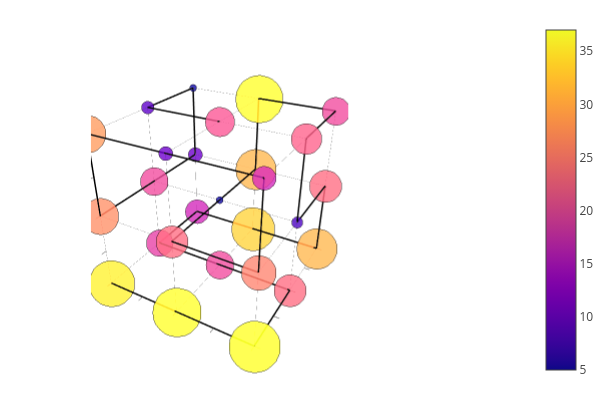

Notebook code for this chart:
### Code cell
plot_cube_with_mutations_on_sphere(x, y, z, lx, ly, lz, PATHS[target_number], n_mutations_per_position)

### Figure 1 — Plotly figure (JSON) as saved in the notebook; plotly's stock layout.template omitted (floating-point values rounded to 4 significant figures; data arrays with more than 128 entries replaced by an {"elided": "..."} marker saying what was removed)
{"data": [{"colorbar": {"len": 0.9803, "title": "", "x": 0.6634, "y": 0.5}, "legendgroup": "", "line": {"color": "rgba(0, 0, 0, 0.500)", "dash": "solid", "shape": "linear", "width": 0.5}, "mode": "lines", "name": "", "scene": "scene", "showlegend": false, "type": "scatter3d", "x": [0, 2], "xaxis": "x", "y": [0, 0], "yaxis": "y", "z": [0, 0], "zaxis": "z", "zmax": 37, "zmin": 5}, {"colorbar": {"len": 0.9803, "title": "", "x": 0.6634, "y": 0.5}, "legendgroup": "", "line": {"color": "rgba(0, 0, 0, 0.500)", "dash": "solid", "shape": "linear", "width": 0.5}, "mode": "lines", "name": "", "scene": "scene", "showlegend": false, "type": "scatter3d", "x": [0, 0], "xaxis": "x", "y": [0, 2], "yaxis": "y", "z": [0, 0], "zaxis": "z", "zmax": 37, "zmin": 5}, {"colorbar": {"len": 0.9803, "title": "", "x": 0.6634, "y": 0.5}, "legendgroup": "", "line": {"color": "rgba(0, 0, 0, 0.500)", "dash": "solid", "shape": "linear", "width": 0.5}, "mode": "lines", "name": "", "scene": "scene", "showlegend": false, "type": "scatter3d", "x": [0, 0], "xaxis": "x", "y": [0, 0], "yaxis": "y", "z": [0, 2], "zaxis": "z", "zmax": 37, "zmin": 5}, {"colorbar": {"len": 0.9803, "title": "", "x": 0.6634, "y": 0.5}, "legendgroup": "", "line": {"color": "rgba(0, 0, 0, 0.500)", "dash": "solid", "shape": "linear", "width": 0.5}, "mode": "lines", "name": "", "scene": "scene", "showlegend": false, "type": "scatter3d", "x": [0, 2], "xaxis": "x", "y": [0, 0], "yaxis": "y", "z": [1, 1], "zaxis": "z", "zmax": 37, "zmin": 5}, {"colorbar": {"len": 0.9803, "title": "", "x": 0.6634, "y": 0.5}, "legendgroup": "", "line": {"color": "rgba(0, 0, 0, 0.500)", "dash": "solid", "shape": "linear", "width": 0.5}, "mode": "lines", "name": "", "scene": "scene", "showlegend": false, "type": "scatter3d", "x": [0, 0], "xaxis": "x", "y": [0, 2], "yaxis": "y", "z": [1, 1], "zaxis": "z", "zmax": 37, "zmin": 5}, {"colorbar": {"len": 0.9803, "title": "", "x": 0.6634, "y": 0.5}, "legendgroup": "", "line": {"color": "rgba(0, 0, 0, 0.500)", "dash": "solid", "shape": "linear", "width": 0.5}, "mode": "lines", "name": "", "scene": "scene", "showlegend": false, "type": "scatter3d", "x": [0, 0], "xaxis": "x", "y": [1, 1], "yaxis": "y", "z": [0, 2], "zaxis": "z", "zmax": 37, "zmin": 5}, {"colorbar": {"len": 0.9803, "title": "", "x": 0.6634, "y": 0.5}, "legendgroup": "", "line": {"color": "rgba(0, 0, 0, 0.500)", "dash": "solid", "shape": "linear", "width": 0.5}, "mode": "lines", "name": "", "scene": "scene", "showlegend": false, "type": "scatter3d", "x": [0, 2], "xaxis": "x", "y": [0, 0], "yaxis": "y", "z": [2, 2], "zaxis": "z", "zmax": 37, "zmin": 5}, {"colorbar": {"len": 0.9803, "title": "", "x": 0.6634, "y": 0.5}, "legendgroup": "", "line": {"color": "rgba(0, 0, 0, 0.500)", "dash": "solid", "shape": "linear", "width": 0.5}, "mode": "lines", "name": "", "scene": "scene", "showlegend": false, "type": "scatter3d", "x": [0, 0], "xaxis": "x", "y": [0, 2], "yaxis": "y", "z": [2, 2], "zaxis": "z", "zmax": 37, "zmin": 5}, {"colorbar": {"len": 0.9803, "title": "", "x": 0.6634, "y": 0.5}, "legendgroup": "", "line": {"color": "rgba(0, 0, 0, 0.500)", "dash": "solid", "shape": "linear", "width": 0.5}, "mode": "lines", "name": "", "scene": "scene", "showlegend": false, "type": "scatter3d", "x": [0, 0], "xaxis": "x", "y": [2, 2], "yaxis": "y", "z": [0, 2], "zaxis": "z", "zmax": 37, "zmin": 5}, {"colorbar": {"len": 0.9803, "title": "", "x": 0.6634, "y": 0.5}, "legendgroup": "", "line": {"color": "rgba(0, 0, 0, 0.500)", "dash": "solid", "shape": "linear", "width": 0.5}, "mode": "lines", "name": "", "scene": "scene", "showlegend": false, "type": "scatter3d", "x": [0, 2], "xaxis": "x", "y": [1, 1], "yaxis": "y", "z": [0, 0], "zaxis": "z", "zmax": 37, "zmin": 5}, {"colorbar": {"len": 0.9803, "title": "", "x": 0.6634, "y": 0.5}, "legendgroup": "", "line": {"color": "rgba(0, 0, 0, 0.500)", "dash": "solid", "shape": "linear", "width": 0.5}, "mode": "lines", "name": "", "scene": "scene", "showlegend": false, "type": "scatter3d", "x": [1, 1], "xaxis": "x", "y": [0, 2], "yaxis": "y", "z": [0, 0], "zaxis": "z", "zmax": 37, "zmin": 5}, {"colorbar": {"len": 0.9803, "title": "", "x": 0.6634, "y": 0.5}, "legendgroup": "", "line": {"color": "rgba(0, 0, 0, 0.500)", "dash": "solid", "shape": "linear", "width": 0.5}, "mode": "lines", "name": "", "scene": "scene", "showlegend": false, "type": "scatter3d", "x": [1, 1], "xaxis": "x", "y": [0, 0], "yaxis": "y", "z": [0, 2], "zaxis": "z", "zmax": 37, "zmin": 5}, {"colorbar": {"len": 0.9803, "title": "", "x": 0.6634, "y": 0.5}, "legendgroup": "", "line": {"color": "rgba(0, 0, 0, 0.500)", "dash": "solid", "shape": "linear", "width": 0.5}, "mode": "lines", "name": "", "scene": "scene", "showlegend": false, "type": "scatter3d", "x": [0, 2], "xaxis": "x", "y": [1, 1], "yaxis": "y", "z": [1, 1], "zaxis": "z", "zmax": 37, "zmin": 5}, {"colorbar": {"len": 0.9803, "title": "", "x": 0.6634, "y": 0.5}, "legendgroup": "", "line": {"color": "rgba(0, 0, 0, 0.500)", "dash": "solid", "shape": "linear", "width": 0.5}, "mode": "lines", "name": "", "scene": "scene", "showlegend": false, "type": "scatter3d", "x": [1, 1], "xaxis": "x", "y": [0, 2], "yaxis": "y", "z": [1, 1], "zaxis": "z", "zmax": 37, "zmin": 5}, {"colorbar": {"len": 0.9803, "title": "", "x": 0.6634, "y": 0.5}, "legendgroup": "", "line": {"color": "rgba(0, 0, 0, 0.500)", "dash": "solid", "shape": "linear", "width": 0.5}, "mode": "lines", "name": "", "scene": "scene", "showlegend": false, "type": "scatter3d", "x": [1, 1], "xaxis": "x", "y": [1, 1], "yaxis": "y", "z": [0, 2], "zaxis": "z", "zmax": 37, "zmin": 5}, {"colorbar": {"len": 0.9803, "title": "", "x": 0.6634, "y": 0.5}, "legendgroup": "", "line": {"color": "rgba(0, 0, 0, 0.500)", "dash": "solid", "shape": "linear", "width": 0.5}, "mode": "lines", "name": "", "scene": "scene", "showlegend": false, "type": "scatter3d", "x": [0, 2], "xaxis": "x", "y": [1, 1], "yaxis": "y", "z": [2, 2], "zaxis": "z", "zmax": 37, "zmin": 5}, {"colorbar": {"len": 0.9803, "title": "", "x": 0.6634, "y": 0.5}, "legendgroup": "", "line": {"color": "rgba(0, 0, 0, 0.500)", "dash": "solid", "shape": "linear", "width": 0.5}, "mode": "lines", "name": "", "scene": "scene", "showlegend": false, "type": "scatter3d", "x": [1, 1], "xaxis": "x", "y": [0, 2], "yaxis": "y", "z": [2, 2], "zaxis": "z", "zmax": 37, "zmin": 5}, {"colorbar": {"len": 0.9803, "title": "", "x": 0.6634, "y": 0.5}, "legendgroup": "", "line": {"color": "rgba(0, 0, 0, 0.500)", "dash": "solid", "shape": "linear", "width": 0.5}, "mode": "lines", "name": "", "scene": "scene", "showlegend": false, "type": "scatter3d", "x": [1, 1], "xaxis": "x", "y": [2, 2], "yaxis": "y", "z": [0, 2], "zaxis": "z", "zmax": 37, "zmin": 5}, {"colorbar": {"len": 0.9803, "title": "", "x": 0.6634, "y": 0.5}, "legendgroup": "", "line": {"color": "rgba(0, 0, 0, 0.500)", "dash": "solid", "shape": "linear", "width": 0.5}, "mode": "lines", "name": "", "scene": "scene", "showlegend": false, "type": "scatter3d", "x": [0, 2], "xaxis": "x", "y": [2, 2], "yaxis": "y", "z": [0, 0], "zaxis": "z", "zmax": 37, "zmin": 5}, {"colorbar": {"len": 0.9803, "title": "", "x": 0.6634, "y": 0.5}, "legendgroup": "", "line": {"color": "rgba(0, 0, 0, 0.500)", "dash": "solid", "shape": "linear", "width": 0.5}, "mode": "lines", "name": "", "scene": "scene", "showlegend": false, "type": "scatter3d", "x": [2, 2], "xaxis": "x", "y": [0, 2], "yaxis": "y", "z": [0, 0], "zaxis": "z", "zmax": 37, "zmin": 5}, {"colorbar": {"len": 0.9803, "title": "", "x": 0.6634, "y": 0.5}, "legendgroup": "", "line": {"color": "rgba(0, 0, 0, 0.500)", "dash": "solid", "shape": "linear", "width": 0.5}, "mode": "lines", "name": "", "scene": "scene", "showlegend": false, "type": "scatter3d", "x": [2, 2], "xaxis": "x", "y": [0, 0], "yaxis": "y", "z": [0, 2], "zaxis": "z", "zmax": 37, "zmin": 5}, {"colorbar": {"len": 0.9803, "title": "", "x": 0.6634, "y": 0.5}, "legendgroup": "", "line": {"color": "rgba(0, 0, 0, 0.500)", "dash": "solid", "shape": "linear", "width": 0.5}, "mode": "lines", "name": "", "scene": "scene", "showlegend": false, "type": "scatter3d", "x": [0, 2], "xaxis": "x", "y": [2, 2], "yaxis": "y", "z": [1, 1], "zaxis": "z", "zmax": 37, "zmin": 5}, {"colorbar": {"len": 0.9803, "title": "", "x": 0.6634, "y": 0.5}, "legendgroup": "", "line": {"color": "rgba(0, 0, 0, 0.500)", "dash": "solid", "shape": "linear", "width": 0.5}, "mode": "lines", "name": "", "scene": "scene", "showlegend": false, "type": "scatter3d", "x": [2, 2], "xaxis": "x", "y": [0, 2], "yaxis": "y", "z": [1, 1], "zaxis": "z", "zmax": 37, "zmin": 5}, {"colorbar": {"len": 0.9803, "title": "", "x": 0.6634, "y": 0.5}, "legendgroup": "", "line": {"color": "rgba(0, 0, 0, 0.500)", "dash": "solid", "shape": "linear", "width": 0.5}, "mode": "lines", "name": "", "scene": "scene", "showlegend": false, "type": "scatter3d", "x": [2, 2], "xaxis": "x", "y": [1, 1], "yaxis": "y", "z": [0, 2], "zaxis": "z", "zmax": 37, "zmin": 5}, {"colorbar": {"len": 0.9803, "title": "", "x": 0.6634, "y": 0.5}, "legendgroup": "", "line": {"color": "rgba(0, 0, 0, 0.500)", "dash": "solid", "shape": "linear", "width": 0.5}, "mode": "lines", "name": "", "scene": "scene", "showlegend": false, "type": "scatter3d", "x": [0, 2], "xaxis": "x", "y": [2, 2], "yaxis": "y", "z": [2, 2], "zaxis": "z", "zmax": 37, "zmin": 5}, {"colorbar": {"len": 0.9803, "title": "", "x": 0.6634, "y": 0.5}, "legendgroup": "", "line": {"color": "rgba(0, 0, 0, 0.500)", "dash": "solid", "shape": "linear", "width": 0.5}, "mode": "lines", "name": "", "scene": "scene", "showlegend": false, "type": "scatter3d", "x": [2, 2], "xaxis": "x", "y": [0, 2], "yaxis": "y", "z": [2, 2], "zaxis": "z", "zmax": 37, "zmin": 5}, {"colorbar": {"len": 0.9803, "title": "", "x": 0.6634, "y": 0.5}, "legendgroup": "", "line": {"color": "rgba(0, 0, 0, 0.500)", "dash": "solid", "shape": "linear", "width": 0.5}, "mode": "lines", "name": "", "scene": "scene", "showlegend": false, "type": "scatter3d", "x": [2, 2], "xaxis": "x", "y": [2, 2], "yaxis": "y", "z": [0, 2], "zaxis": "z", "zmax": 37, "zmin": 5}, {"colorbar": {"len": 0.9803, "title": "", "x": 0.6634, "y": 0.5}, "legendgroup": "", "line": {"color": "rgba(0, 0, 0, 1.000)", "dash": "solid", "shape": "linear", "width": 3}, "mode": "lines", "name": "", "scene": "scene", "showlegend": false, "type": "scatter3d", "x": [0, 1], "xaxis": "x", "y": [0, 0], "yaxis": "y", "z": [0, 0], "zaxis": "z", "zmax": 37, "zmin": 5}, {"colorbar": {"len": 0.9803, "title": "", "x": 0.6634, "y": 0.5}, "legendgroup": "", "line": {"color": "rgba(0, 0, 0, 1.000)", "dash": "solid", "shape": "linear", "width": 3}, "mode": "lines", "name": "", "scene": "scene", "showlegend": false, "type": "scatter3d", "x": [1, 2], "xaxis": "x", "y": [0, 0], "yaxis": "y", "z": [0, 0], "zaxis": "z", "zmax": 37, "zmin": 5}, {"colorbar": {"len": 0.9803, "title": "", "x": 0.6634, "y": 0.5}, "legendgroup": "", "line": {"color": "rgba(0, 0, 0, 1.000)", "dash": "solid", "shape": "linear", "width": 3}, "mode": "lines", "name": "", "scene": "scene", "showlegend": false, "type": "scatter3d", "x": [2, 2], "xaxis": "x", "y": [0, 1], "yaxis": "y", "z": [0, 0], "zaxis": "z", "zmax": 37, "zmin": 5}, {"colorbar": {"len": 0.9803, "title": "", "x": 0.6634, "y": 0.5}, "legendgroup": "", "line": {"color": "rgba(0, 0, 0, 1.000)", "dash": "solid", "shape": "linear", "width": 3}, "mode": "lines", "name": "", "scene": "scene", "showlegend": false, "type": "scatter3d", "x": [2, 1], "xaxis": "x", "y": [1, 1], "yaxis": "y", "z": [0, 0], "zaxis": "z", "zmax": 37, "zmin": 5}, {"colorbar": {"len": 0.9803, "title": "", "x": 0.6634, "y": 0.5}, "legendgroup": "", "line": {"color": "rgba(0, 0, 0, 1.000)", "dash": "solid", "shape": "linear", "width": 3}, "mode": "lines", "name": "", "scene": "scene", "showlegend": false, "type": "scatter3d", "x": [1, 0], "xaxis": "x", "y": [1, 1], "yaxis": "y", "z": [0, 0], "zaxis": "z", "zmax": 37, "zmin": 5}, {"colorbar": {"len": 0.9803, "title": "", "x": 0.6634, "y": 0.5}, "legendgroup": "", "line": {"color": "rgba(0, 0, 0, 1.000)", "dash": "solid", "shape": "linear", "width": 3}, "mode": "lines", "name": "", "scene": "scene", "showlegend": false, "type": "scatter3d", "x": [0, 0], "xaxis": "x", "y": [1, 2], "yaxis": "y", "z": [0, 0], "zaxis": "z", "zmax": 37, "zmin": 5}, {"colorbar": {"len": 0.9803, "title": "", "x": 0.6634, "y": 0.5}, "legendgroup": "", "line": {"color": "rgba(0, 0, 0, 1.000)", "dash": "solid", "shape": "linear", "width": 3}, "mode": "lines", "name": "", "scene": "scene", "showlegend": false, "type": "scatter3d", "x": [0, 1], "xaxis": "x", "y": [2, 2], "yaxis": "y", "z": [0, 0], "zaxis": "z", "zmax": 37, "zmin": 5}, {"colorbar": {"len": 0.9803, "title": "", "x": 0.6634, "y": 0.5}, "legendgroup": "", "line": {"color": "rgba(0, 0, 0, 1.000)", "dash": "solid", "shape": "linear", "width": 3}, "mode": "lines", "name": "", "scene": "scene", "showlegend": false, "type": "scatter3d", "x": [1, 2], "xaxis": "x", "y": [2, 2], "yaxis": "y", "z": [0, 0], "zaxis": "z", "zmax": 37, "zmin": 5}, {"colorbar": {"len": 0.9803, "title": "", "x": 0.6634, "y": 0.5}, "legendgroup": "", "line": {"color": "rgba(0, 0, 0, 1.000)", "dash": "solid", "shape": "linear", "width": 3}, "mode": "lines", "name": "", "scene": "scene", "showlegend": false, "type": "scatter3d", "x": [2, 2], "xaxis": "x", "y": [2, 2], "yaxis": "y", "z": [0, 1], "zaxis": "z", "zmax": 37, "zmin": 5}, {"colorbar": {"len": 0.9803, "title": "", "x": 0.6634, "y": 0.5}, "legendgroup": "", "line": {"color": "rgba(0, 0, 0, 1.000)", "dash": "solid", "shape": "linear", "width": 3}, "mode": "lines", "name": "", "scene": "scene", "showlegend": false, "type": "scatter3d", "x": [2, 2], "xaxis": "x", "y": [2, 1], "yaxis": "y", "z": [1, 1], "zaxis": "z", "zmax": 37, "zmin": 5}, {"colorbar": {"len": 0.9803, "title": "", "x": 0.6634, "y": 0.5}, "legendgroup": "", "line": {"color": "rgba(0, 0, 0, 1.000)", "dash": "solid", "shape": "linear", "width": 3}, "mode": "lines", "name": "", "scene": "scene", "showlegend": false, "type": "scatter3d", "x": [2, 2], "xaxis": "x", "y": [1, 1], "yaxis": "y", "z": [1, 2], "zaxis": "z", "zmax": 37, "zmin": 5}, {"colorbar": {"len": 0.9803, "title": "", "x": 0.6634, "y": 0.5}, "legendgroup": "", "line": {"color": "rgba(0, 0, 0, 1.000)", "dash": "solid", "shape": "linear", "width": 3}, "mode": "lines", "name": "", "scene": "scene", "showlegend": false, "type": "scatter3d", "x": [2, 2], "xaxis": "x", "y": [1, 2], "yaxis": "y", "z": [2, 2], "zaxis": "z", "zmax": 37, "zmin": 5}, {"colorbar": {"len": 0.9803, "title": "", "x": 0.6634, "y": 0.5}, "legendgroup": "", "line": {"color": "rgba(0, 0, 0, 1.000)", "dash": "solid", "shape": "linear", "width": 3}, "mode": "lines", "name": "", "scene": "scene", "showlegend": false, "type": "scatter3d", "x": [2, 1], "xaxis": "x", "y": [2, 2], "yaxis": "y", "z": [2, 2], "zaxis": "z", "zmax": 37, "zmin": 5}, {"colorbar": {"len": 0.9803, "title": "", "x": 0.6634, "y": 0.5}, "legendgroup": "", "line": {"color": "rgba(0, 0, 0, 1.000)", "dash": "solid", "shape": "linear", "width": 3}, "mode": "lines", "name": "", "scene": "scene", "showlegend": false, "type": "scatter3d", "x": [1, 1], "xaxis": "x", "y": [2, 2], "yaxis": "y", "z": [2, 1], "zaxis": "z", "zmax": 37, "zmin": 5}, {"colorbar": {"len": 0.9803, "title": "", "x": 0.6634, "y": 0.5}, "legendgroup": "", "line": {"color": "rgba(0, 0, 0, 1.000)", "dash": "solid", "shape": "linear", "width": 3}, "mode": "lines", "name": "", "scene": "scene", "showlegend": false, "type": "scatter3d", "x": [1, 1], "xaxis": "x", "y": [2, 1], "yaxis": "y", "z": [1, 1], "zaxis": "z", "zmax": 37, "zmin": 5}, {"colorbar": {"len": 0.9803, "title": "", "x": 0.6634, "y": 0.5}, "legendgroup": "", "line": {"color": "rgba(0, 0, 0, 1.000)", "dash": "solid", "shape": "linear", "width": 3}, "mode": "lines", "name": "", "scene": "scene", "showlegend": false, "type": "scatter3d", "x": [1, 1], "xaxis": "x", "y": [1, 0], "yaxis": "y", "z": [1, 1], "zaxis": "z", "zmax": 37, "zmin": 5}, {"colorbar": {"len": 0.9803, "title": "", "x": 0.6634, "y": 0.5}, "legendgroup": "", "line": {"color": "rgba(0, 0, 0, 1.000)", "dash": "solid", "shape": "linear", "width": 3}, "mode": "lines", "name": "", "scene": "scene", "showlegend": false, "type": "scatter3d", "x": [1, 2], "xaxis": "x", "y": [0, 0], "yaxis": "y", "z": [1, 1], "zaxis": "z", "zmax": 37, "zmin": 5}, {"colorbar": {"len": 0.9803, "title": "", "x": 0.6634, "y": 0.5}, "legendgroup": "", "line": {"color": "rgba(0, 0, 0, 1.000)", "dash": "solid", "shape": "linear", "width": 3}, "mode": "lines", "name": "", "scene": "scene", "showlegend": false, "type": "scatter3d", "x": [2, 2], "xaxis": "x", "y": [0, 0], "yaxis": "y", "z": [1, 2], "zaxis": "z", "zmax": 37, "zmin": 5}, {"colorbar": {"len": 0.9803, "title": "", "x": 0.6634, "y": 0.5}, "legendgroup": "", "line": {"color": "rgba(0, 0, 0, 1.000)", "dash": "solid", "shape": "linear", "width": 3}, "mode": "lines", "name": "", "scene": "scene", "showlegend": false, "type": "scatter3d", "x": [2, 1], "xaxis": "x", "y": [0, 0], "yaxis": "y", "z": [2, 2], "zaxis": "z", "zmax": 37, "zmin": 5}, {"colorbar": {"len": 0.9803, "title": "", "x": 0.6634, "y": 0.5}, "legendgroup": "", "line": {"color": "rgba(0, 0, 0, 1.000)", "dash": "solid", "shape": "linear", "width": 3}, "mode": "lines", "name": "", "scene": "scene", "showlegend": false, "type": "scatter3d", "x": [1, 0], "xaxis": "x", "y": [0, 0], "yaxis": "y", "z": [2, 2], "zaxis": "z", "zmax": 37, "zmin": 5}, {"colorbar": {"len": 0.9803, "title": "", "x": 0.6634, "y": 0.5}, "legendgroup": "", "line": {"color": "rgba(0, 0, 0, 1.000)", "dash": "solid", "shape": "linear", "width": 3}, "mode": "lines", "name": "", "scene": "scene", "showlegend": false, "type": "scatter3d", "x": [0, 0], "xaxis": "x", "y": [0, 0], "yaxis": "y", "z": [2, 1], "zaxis": "z", "zmax": 37, "zmin": 5}, {"colorbar": {"len": 0.9803, "title": "", "x": 0.6634, "y": 0.5}, "legendgroup": "", "line": {"color": "rgba(0, 0, 0, 1.000)", "dash": "solid", "shape": "linear", "width": 3}, "mode": "lines", "name": "", "scene": "scene", "showlegend": false, "type": "scatter3d", "x": [0, 0], "xaxis": "x", "y": [0, 1], "yaxis": "y", "z": [1, 1], "zaxis": "z", "zmax": 37, "zmin": 5}, {"colorbar": {"len": 0.9803, "title": "", "x": 0.6634, "y": 0.5}, "legendgroup": "", "line": {"color": "rgba(0, 0, 0, 1.000)", "dash": "solid", "shape": "linear", "width": 3}, "mode": "lines", "name": "", "scene": "scene", "showlegend": false, "type": "scatter3d", "x": [0, 0], "xaxis": "x", "y": [1, 2], "yaxis": "y", "z": [1, 1], "zaxis": "z", "zmax": 37, "zmin": 5}, {"colorbar": {"len": 0.9803, "title": "", "x": 0.6634, "y": 0.5}, "legendgroup": "", "line": {"color": "rgba(0, 0, 0, 1.000)", "dash": "solid", "shape": "linear", "width": 3}, "mode": "lines", "name": "", "scene": "scene", "showlegend": false, "type": "scatter3d", "x": [0, 0], "xaxis": "x", "y": [2, 2], "yaxis": "y", "z": [1, 2], "zaxis": "z", "zmax": 37, "zmin": 5}, {"colorbar": {"len": 0.9803, "title": "", "x": 0.6634, "y": 0.5}, "legendgroup": "", "line": {"color": "rgba(0, 0, 0, 1.000)", "dash": "solid", "shape": "linear", "width": 3}, "mode": "lines", "name": "", "scene": "scene", "showlegend": false, "type": "scatter3d", "x": [0, 0], "xaxis": "x", "y": [2, 1], "yaxis": "y", "z": [2, 2], "zaxis": "z", "zmax": 37, "zmin": 5}, {"colorbar": {"len": 0.9803, "title": "", "x": 0.6634, "y": 0.5}, "legendgroup": "", "line": {"color": "rgba(0, 0, 0, 1.000)", "dash": "solid", "shape": "linear", "width": 3}, "mode": "lines", "name": "", "scene": "scene", "showlegend": false, "type": "scatter3d", "x": [0, 1], "xaxis": "x", "y": [1, 1], "yaxis": "y", "z": [2, 2], "zaxis": "z", "zmax": 37, "zmin": 5}, {"colorbar": {"len": 0.9803, "title": "", "x": 0.6634, "y": 0.5}, "hoverinfo": "text", "legendgroup": "", "marker": {"color": "rgba(253, 195, 40, 0.800)", "line": {"color": "rgba(0, 0, 0, 0.800)", "width": 0.5}, "size": 26.76, "symbol": "circle"}, "mode": "markers", "name": "", "scene": "scene", "showlegend": false, "text": [13.38], "type": "scatter3d", "x": [0], "xaxis": "x", "y": [0], "yaxis": "y", "z": [0], "zaxis": "z", "zmax": 37, "zmin": 5}, {"colorbar": {"len": 0.9803, "title": "", "x": 0.6634, "y": 0.5}, "hoverinfo": "text", "legendgroup": "", "marker": {"color": "rgba(249, 221, 37, 0.800)", "line": {"color": "rgba(0, 0, 0, 0.800)", "width": 0.5}, "size": 28.38, "symbol": "circle"}, "mode": "markers", "name": "", "scene": "scene", "showlegend": false, "text": [14.19], "type": "scatter3d", "x": [1], "xaxis": "x", "y": [0], "yaxis": "y", "z": [0], "zaxis": "z", "zmax": 37, "zmin": 5}, {"colorbar": {"len": 0.9803, "title": "", "x": 0.6634, "y": 0.5}, "hoverinfo": "text", "legendgroup": "", "marker": {"color": "rgba(240, 249, 33, 0.800)", "line": {"color": "rgba(0, 0, 0, 0.800)", "width": 0.5}, "size": 30, "symbol": "circle"}, "mode": "markers", "name": "", "scene": "scene", "showlegend": false, "text": [15], "type": "scatter3d", "x": [2], "xaxis": "x", "y": [0], "yaxis": "y", "z": [0], "zaxis": "z", "zmax": 37, "zmin": 5}, {"colorbar": {"len": 0.9803, "title": "", "x": 0.6634, "y": 0.5}, "hoverinfo": "text", "legendgroup": "", "marker": {"color": "rgba(187, 53, 135, 0.800)", "line": {"color": "rgba(0, 0, 0, 0.800)", "width": 0.5}, "size": 15.41, "symbol": "circle"}, "mode": "markers", "name": "", "scene": "scene", "showlegend": false, "text": [7.703], "type": "scatter3d", "x": [0], "xaxis": "x", "y": [1], "yaxis": "y", "z": [0], "zaxis": "z", "zmax": 37, "zmin": 5}, {"colorbar": {"len": 0.9803, "title": "", "x": 0.6634, "y": 0.5}, "hoverinfo": "text", "legendgroup": "", "marker": {"color": "rgba(195, 62, 128, 0.800)", "line": {"color": "rgba(0, 0, 0, 0.800)", "width": 0.5}, "size": 16.22, "symbol": "circle"}, "mode": "markers", "name": "", "scene": "scene", "showlegend": false, "text": [8.108], "type": "scatter3d", "x": [1], "xaxis": "x", "y": [1], "yaxis": "y", "z": [0], "zaxis": "z", "zmax": 37, "zmin": 5}, {"colorbar": {"len": 0.9803, "title": "", "x": 0.6634, "y": 0.5}, "hoverinfo": "text", "legendgroup": "", "marker": {"color": "rgba(217, 89, 106, 0.800)", "line": {"color": "rgba(0, 0, 0, 0.800)", "width": 0.5}, "size": 18.65, "symbol": "circle"}, "mode": "markers", "name": "", "scene": "scene", "showlegend": false, "text": [9.324], "type": "scatter3d", "x": [2], "xaxis": "x", "y": [1], "yaxis": "y", "z": [0], "zaxis": "z", "zmax": 37, "zmin": 5}, {"colorbar": {"len": 0.9803, "title": "", "x": 0.6634, "y": 0.5}, "hoverinfo": "text", "legendgroup": "", "marker": {"color": "rgba(169, 35, 150, 0.800)", "line": {"color": "rgba(0, 0, 0, 0.800)", "width": 0.5}, "size": 13.78, "symbol": "circle"}, "mode": "markers", "name": "", "scene": "scene", "showlegend": false, "text": [6.892], "type": "scatter3d", "x": [0], "xaxis": "x", "y": [2], "yaxis": "y", "z": [0], "zaxis": "z", "zmax": 37, "zmin": 5}, {"colorbar": {"len": 0.9803, "title": "", "x": 0.6634, "y": 0.5}, "hoverinfo": "text", "legendgroup": "", "marker": {"color": "rgba(253, 171, 51, 0.800)", "line": {"color": "rgba(0, 0, 0, 0.800)", "width": 0.5}, "size": 25.14, "symbol": "circle"}, "mode": "markers", "name": "", "scene": "scene", "showlegend": false, "text": [12.57], "type": "scatter3d", "x": [1], "xaxis": "x", "y": [2], "yaxis": "y", "z": [0], "zaxis": "z", "zmax": 37, "zmin": 5}, {"colorbar": {"len": 0.9803, "title": "", "x": 0.6634, "y": 0.5}, "hoverinfo": "text", "legendgroup": "", "marker": {"color": "rgba(248, 148, 65, 0.800)", "line": {"color": "rgba(0, 0, 0, 0.800)", "width": 0.5}, "size": 23.51, "symbol": "circle"}, "mode": "markers", "name": "", "scene": "scene", "showlegend": false, "text": [11.76], "type": "scatter3d", "x": [2], "xaxis": "x", "y": [2], "yaxis": "y", "z": [0], "zaxis": "z", "zmax": 37, "zmin": 5}, {"colorbar": {"len": 0.9803, "title": "", "x": 0.6634, "y": 0.5}, "hoverinfo": "text", "legendgroup": "", "marker": {"color": "rgba(235, 117, 85, 0.800)", "line": {"color": "rgba(0, 0, 0, 0.800)", "width": 0.5}, "size": 21.08, "symbol": "circle"}, "mode": "markers", "name": "", "scene": "scene", "showlegend": false, "text": [10.54], "type": "scatter3d", "x": [0], "xaxis": "x", "y": [0], "yaxis": "y", "z": [1], "zaxis": "z", "zmax": 37, "zmin": 5}, {"colorbar": {"len": 0.9803, "title": "", "x": 0.6634, "y": 0.5}, "hoverinfo": "text", "legendgroup": "", "marker": {"color": "rgba(217, 89, 106, 0.800)", "line": {"color": "rgba(0, 0, 0, 0.800)", "width": 0.5}, "size": 18.65, "symbol": "circle"}, "mode": "markers", "name": "", "scene": "scene", "showlegend": false, "text": [9.324], "type": "scatter3d", "x": [1], "xaxis": "x", "y": [0], "yaxis": "y", "z": [1], "zaxis": "z", "zmax": 37, "zmin": 5}, {"colorbar": {"len": 0.9803, "title": "", "x": 0.6634, "y": 0.5}, "hoverinfo": "text", "legendgroup": "", "marker": {"color": "rgba(230, 108, 92, 0.800)", "line": {"color": "rgba(0, 0, 0, 0.800)", "width": 0.5}, "size": 20.27, "symbol": "circle"}, "mode": "markers", "name": "", "scene": "scene", "showlegend": false, "text": [10.14], "type": "scatter3d", "x": [2], "xaxis": "x", "y": [0], "yaxis": "y", "z": [1], "zaxis": "z", "zmax": 37, "zmin": 5}, {"colorbar": {"len": 0.9803, "title": "", "x": 0.6634, "y": 0.5}, "hoverinfo": "text", "legendgroup": "", "marker": {"color": "rgba(195, 62, 128, 0.800)", "line": {"color": "rgba(0, 0, 0, 0.800)", "width": 0.5}, "size": 16.22, "symbol": "circle"}, "mode": "markers", "name": "", "scene": "scene", "showlegend": false, "text": [8.108], "type": "scatter3d", "x": [0], "xaxis": "x", "y": [1], "yaxis": "y", "z": [1], "zaxis": "z", "zmax": 37, "zmin": 5}, {"colorbar": {"len": 0.9803, "title": "", "x": 0.6634, "y": 0.5}, "hoverinfo": "text", "legendgroup": "", "marker": {"color": "rgba(13, 8, 135, 0.800)", "line": {"color": "rgba(0, 0, 0, 0.800)", "width": 0.5}, "size": 4.054, "symbol": "circle"}, "mode": "markers", "name": "", "scene": "scene", "showlegend": false, "text": [2.027], "type": "scatter3d", "x": [1], "xaxis": "x", "y": [1], "yaxis": "y", "z": [1], "zaxis": "z", "zmax": 37, "zmin": 5}, {"colorbar": {"len": 0.9803, "title": "", "x": 0.6634, "y": 0.5}, "hoverinfo": "text", "legendgroup": "", "marker": {"color": "rgba(63, 4, 156, 0.800)", "line": {"color": "rgba(0, 0, 0, 0.800)", "width": 0.5}, "size": 6.486, "symbol": "circle"}, "mode": "markers", "name": "", "scene": "scene", "showlegend": false, "text": [3.243], "type": "scatter3d", "x": [2], "xaxis": "x", "y": [1], "yaxis": "y", "z": [1], "zaxis": "z", "zmax": 37, "zmin": 5}, {"colorbar": {"len": 0.9803, "title": "", "x": 0.6634, "y": 0.5}, "hoverinfo": "text", "legendgroup": "", "marker": {"color": "rgba(89, 1, 165, 0.800)", "line": {"color": "rgba(0, 0, 0, 0.800)", "width": 0.5}, "size": 8.108, "symbol": "circle"}, "mode": "markers", "name": "", "scene": "scene", "showlegend": false, "text": [4.054], "type": "scatter3d", "x": [0], "xaxis": "x", "y": [2], "yaxis": "y", "z": [1], "zaxis": "z", "zmax": 37, "zmin": 5}, {"colorbar": {"len": 0.9803, "title": "", "x": 0.6634, "y": 0.5}, "hoverinfo": "text", "legendgroup": "", "marker": {"color": "rgba(248, 148, 65, 0.800)", "line": {"color": "rgba(0, 0, 0, 0.800)", "width": 0.5}, "size": 23.51, "symbol": "circle"}, "mode": "markers", "name": "", "scene": "scene", "showlegend": false, "text": [11.76], "type": "scatter3d", "x": [1], "xaxis": "x", "y": [2], "yaxis": "y", "z": [1], "zaxis": "z", "zmax": 37, "zmin": 5}, {"colorbar": {"len": 0.9803, "title": "", "x": 0.6634, "y": 0.5}, "hoverinfo": "text", "legendgroup": "", "marker": {"color": "rgba(217, 89, 106, 0.800)", "line": {"color": "rgba(0, 0, 0, 0.800)", "width": 0.5}, "size": 18.65, "symbol": "circle"}, "mode": "markers", "name": "", "scene": "scene", "showlegend": false, "text": [9.324], "type": "scatter3d", "x": [2], "xaxis": "x", "y": [2], "yaxis": "y", "z": [1], "zaxis": "z", "zmax": 37, "zmin": 5}, {"colorbar": {"len": 0.9803, "title": "", "x": 0.6634, "y": 0.5}, "hoverinfo": "text", "legendgroup": "", "marker": {"color": "rgba(240, 127, 79, 0.800)", "line": {"color": "rgba(0, 0, 0, 0.800)", "width": 0.5}, "size": 21.89, "symbol": "circle"}, "mode": "markers", "name": "", "scene": "scene", "showlegend": false, "text": [10.95], "type": "scatter3d", "x": [0], "xaxis": "x", "y": [0], "yaxis": "y", "z": [2], "zaxis": "z", "zmax": 37, "zmin": 5}, {"colorbar": {"len": 0.9803, "title": "", "x": 0.6634, "y": 0.5}, "hoverinfo": "text", "legendgroup": "", "marker": {"color": "rgba(89, 1, 165, 0.800)", "line": {"color": "rgba(0, 0, 0, 0.800)", "width": 0.5}, "size": 8.108, "symbol": "circle"}, "mode": "markers", "name": "", "scene": "scene", "showlegend": false, "text": [4.054], "type": "scatter3d", "x": [1], "xaxis": "x", "y": [0], "yaxis": "y", "z": [2], "zaxis": "z", "zmax": 37, "zmin": 5}, {"colorbar": {"len": 0.9803, "title": "", "x": 0.6634, "y": 0.5}, "hoverinfo": "text", "legendgroup": "", "marker": {"color": "rgba(169, 35, 150, 0.800)", "line": {"color": "rgba(0, 0, 0, 0.800)", "width": 0.5}, "size": 13.78, "symbol": "circle"}, "mode": "markers", "name": "", "scene": "scene", "showlegend": false, "text": [6.892], "type": "scatter3d", "x": [2], "xaxis": "x", "y": [0], "yaxis": "y", "z": [2], "zaxis": "z", "zmax": 37, "zmin": 5}, {"colorbar": {"len": 0.9803, "title": "", "x": 0.6634, "y": 0.5}, "hoverinfo": "text", "legendgroup": "", "marker": {"color": "rgba(76, 2, 161, 0.800)", "line": {"color": "rgba(0, 0, 0, 0.800)", "width": 0.5}, "size": 7.297, "symbol": "circle"}, "mode": "markers", "name": "", "scene": "scene", "showlegend": false, "text": [3.649], "type": "scatter3d", "x": [0], "xaxis": "x", "y": [1], "yaxis": "y", "z": [2], "zaxis": "z", "zmax": 37, "zmin": 5}, {"colorbar": {"len": 0.9803, "title": "", "x": 0.6634, "y": 0.5}, "hoverinfo": "text", "legendgroup": "", "marker": {"color": "rgba(203, 71, 120, 0.800)", "line": {"color": "rgba(0, 0, 0, 0.800)", "width": 0.5}, "size": 17.03, "symbol": "circle"}, "mode": "markers", "name": "", "scene": "scene", "showlegend": false, "text": [8.514], "type": "scatter3d", "x": [1], "xaxis": "x", "y": [1], "yaxis": "y", "z": [2], "zaxis": "z", "zmax": 37, "zmin": 5}, {"colorbar": {"len": 0.9803, "title": "", "x": 0.6634, "y": 0.5}, "hoverinfo": "text", "legendgroup": "", "marker": {"color": "rgba(210, 80, 113, 0.800)", "line": {"color": "rgba(0, 0, 0, 0.800)", "width": 0.5}, "size": 17.84, "symbol": "circle"}, "mode": "markers", "name": "", "scene": "scene", "showlegend": false, "text": [8.919], "type": "scatter3d", "x": [2], "xaxis": "x", "y": [1], "yaxis": "y", "z": [2], "zaxis": "z", "zmax": 37, "zmin": 5}, {"colorbar": {"len": 0.9803, "title": "", "x": 0.6634, "y": 0.5}, "hoverinfo": "text", "legendgroup": "", "marker": {"color": "rgba(13, 8, 135, 0.800)", "line": {"color": "rgba(0, 0, 0, 0.800)", "width": 0.5}, "size": 4.054, "symbol": "circle"}, "mode": "markers", "name": "", "scene": "scene", "showlegend": false, "text": [2.027], "type": "scatter3d", "x": [0], "xaxis": "x", "y": [2], "yaxis": "y", "z": [2], "zaxis": "z", "zmax": 37, "zmin": 5}, {"colorbar": {"len": 0.9803, "title": "", "x": 0.6634, "y": 0.5}, "hoverinfo": "text", "legendgroup": "", "marker": {"color": "rgba(252, 208, 37, 0.800)", "line": {"color": "rgba(0, 0, 0, 0.800)", "width": 0.5}, "size": 27.57, "symbol": "circle"}, "mode": "markers", "name": "", "scene": "scene", "showlegend": false, "text": [13.78], "type": "scatter3d", "x": [1], "xaxis": "x", "y": [2], "yaxis": "y", "z": [2], "zaxis": "z", "zmax": 37, "zmin": 5}, {"colorbar": {"len": 0.9803, "title": "", "x": 0.6634, "y": 0.5}, "hoverinfo": "text", "legendgroup": "", "marker": {"color": "rgba(195, 62, 128, 0.800)", "line": {"color": "rgba(0, 0, 0, 0.800)", "width": 0.5}, "size": 16.22, "symbol": "circle"}, "mode": "markers", "name": "", "scene": "scene", "showlegend": false, "text": [8.108], "type": "scatter3d", "x": [2], "xaxis": "x", "y": [2], "yaxis": "y", "z": [2], "zaxis": "z", "zmax": 37, "zmin": 5}, {"colorbar": {"len": 0.9803, "title": "", "x": 0.6634, "y": 0.5}, "hoverinfo": "none", "marker": {"cmax": 37, "cmin": 5, "color": [0.5], "colorscale": {"elided": "256x2 mixed values"}, "opacity": 1e-10, "showscale": true, "size": 1e-10}, "mode": "markers", "name": "", "scene": "scene", "showlegend": false, "type": "scatter3d", "x": [0], "xaxis": "x", "y": [0], "yaxis": "y", "z": [0], "zaxis": "z", "zmax": 37, "zmin": 5}], "layout": {"annotations": [], "height": 400, "legend": {"bgcolor": "rgba(255, 255, 255, 1.000)", "bordercolor": "rgba(0, 0, 0, 1.000)", "borderwidth": 1, "font": {"color": "rgba(0, 0, 0, 1.000)", "family": "sans-serif", "size": 11}, "title": {"font": {"color": "rgba(0, 0, 0, 1.000)", "family": "sans-serif", "size": 15}, "text": ""}, "tracegroupgap": 0, "traceorder": "normal", "x": 1, "xanchor": "auto", "y": 1, "yanchor": "auto"}, "margin": {"b": 20, "l": 0, "r": 0, "t": 20}, "paper_bgcolor": "rgba(255, 255, 255, 1.000)", "plot_bgcolor": "rgba(255, 255, 255, 1.000)", "scene": {"camera": {"eye": {"x": 1.126, "y": -1.95, "z": 1.3}, "projection": "orthographic"}, "domain": {"x": [0.1732, 0.6634], "y": [0.009843, 0.9902]}, "xaxis": {"gridcolor": "rgba(0, 0, 0, 0.100)", "gridwidth": 0.5, "linecolor": "rgba(0, 0, 0, 1.000)", "mirror": false, "range": [0, 2], "showgrid": false, "showline": false, "showticklabels": false, "tickangle": 0, "ticks": "inside", "title": "", "type": "-", "visible": true, "zeroline": false, "zerolinecolor": "rgba(0, 0, 0, 1.000)"}, "yaxis": {"gridcolor": "rgba(0, 0, 0, 0.100)", "gridwidth": 0.5, "linecolor": "rgba(0, 0, 0, 1.000)", "mirror": false, "range": [0, 2], "showgrid": false, "showline": false, "showticklabels": false, "tickangle": 0, "ticks": "inside", "title": "", "type": "-", "visible": true, "zeroline": false, "zerolinecolor": "rgba(0, 0, 0, 1.000)"}, "zaxis": {"gridcolor": "rgba(0, 0, 0, 0.100)", "gridwidth": 0.5, "linecolor": "rgba(0, 0, 0, 1.000)", "mirror": false, "range": [0, 2], "showgrid": false, "showline": false, "showticklabels": false, "tickangle": 0, "ticks": "inside", "title": "", "type": "-", "visible": true, "zeroline": false, "zerolinecolor": "rgba(0, 0, 0, 1.000)"}}, "showlegend": true, "width": 600}}
